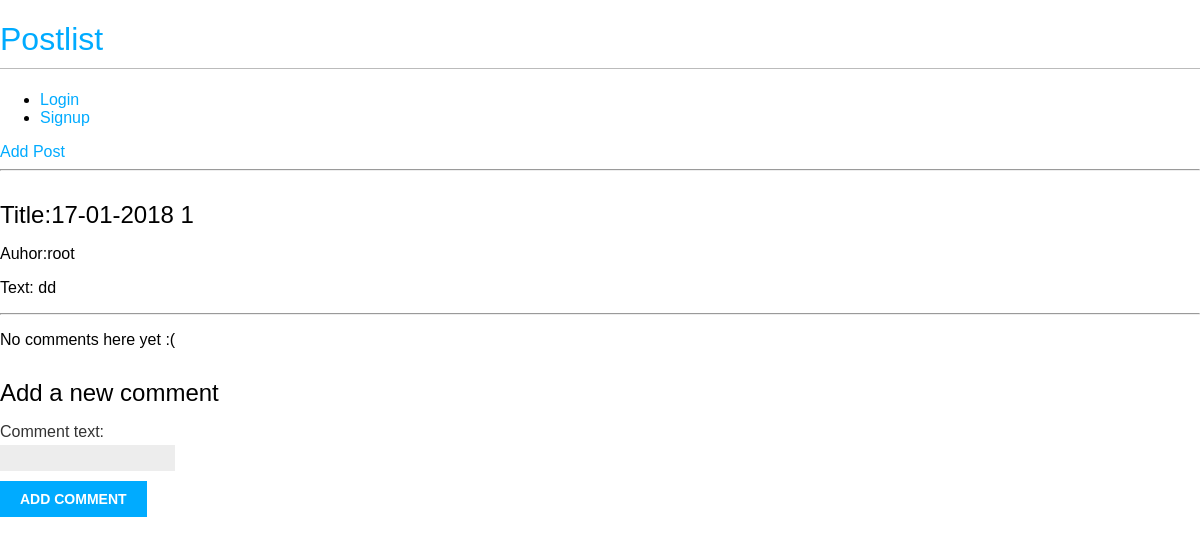
Before: /details/16/ with the older database file.
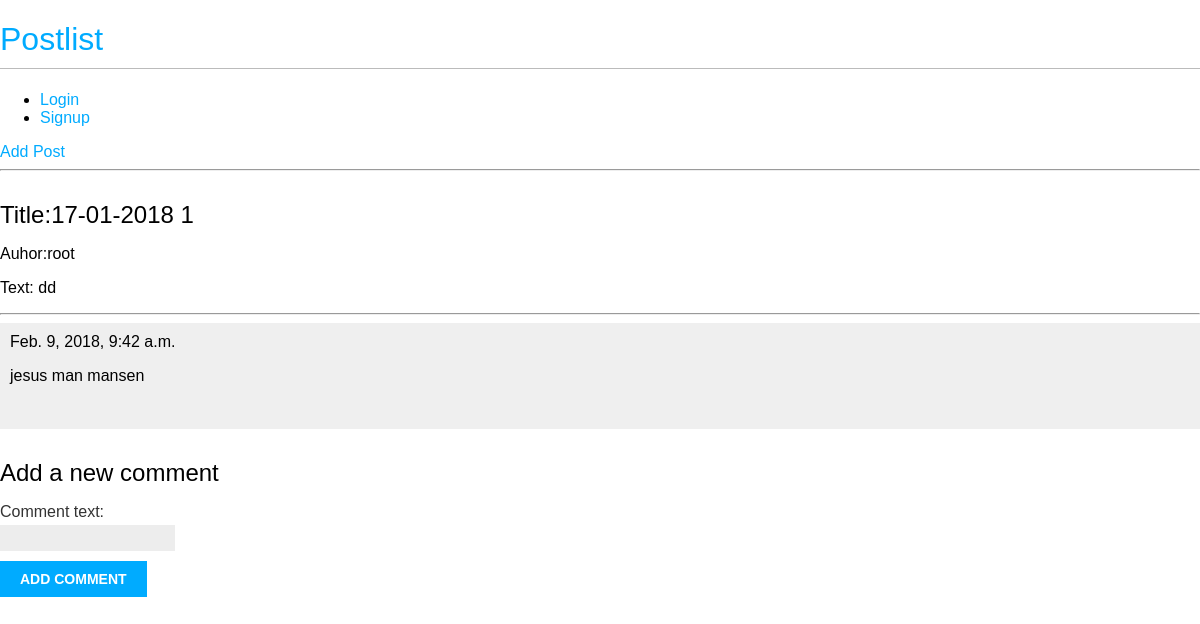
After: the same page with the newer database file.
### blog/models.py (models this page shows, shortened)
class Comments(models.Model):
	comment_text = models.CharField(max_length=200)
	time_of_comment = models.DateTimeField(default=timezone.now)
	post = models.ForeignKey(Post, related_name='blog_comments')

### blog/views.py (the view)
# urls.py: url(r'details/(?P<id>[0-9]+)/$', views.blog_detail, name="detail"),
def blog_detail(request, id):
	blog = Post.objects.get(id=id)
	comments = Comments.objects.filter(post=blog)
	if request.method == 'POST':
		print 'request.POST', request.POST
		comment_form = CommentForm(data=request.POST)
		print '1'
		if comment_form.is_valid():
			print '2'
			new_comment = comment_form.save(commit=False)
			print '3'
			new_comment.post = blog
			print '4'
			new_comment.save()
			print '5'
	else:
		comment_form = CommentForm()
	return render(request, 'blog/blog_detail.html', {'blog':blog, 'comments':comments, 'comment_form':comment_form})

### blog/forms.py
class CommentForm(forms.ModelForm):
	class Meta:
		model = Comments
		fields = ['comment_text',]

### blog/templates/blog/blog_detail.html (shortened to what this page needs)
{% include 'partials/header.html' %}
<div class="blog_detail">
	<div class="blog">
		<h2>Title:{{blog.title}}</h2>
		<p>Auhor:{{blog.author}}</p>
		<p>Text: {{blog.body}}</p>
	</div>
</div>
<hr>
{% for comment in comments %}
    <div class="comment">
        <div class="date">{{ comment.time_of_comment }}</div>
        <p>{{ comment.comment_text }}</p> <br>
    </div>
{% empty %}
    <p>No comments here yet :(</p>
{% endfor %}
{% if new_comment %}
        <h2>Your comment has been added.</h2>
    {% else %}
        <h2>Add a new comment</h2>
        <form action="." method="post">
            {{ comment_form.as_p }}
            <p><input type="submit" value="Add comment"></p>
        </form>
{% endif %}
{% include 'partials/footer.html' %}

Changed rows visible on the page:
added Comments: time_of_comment "Feb. 9, 2018, 9:42 a.m.", comment_text "jesus man mansen"
Other visible differences:
text no longer shown: "No comments here yet :("
